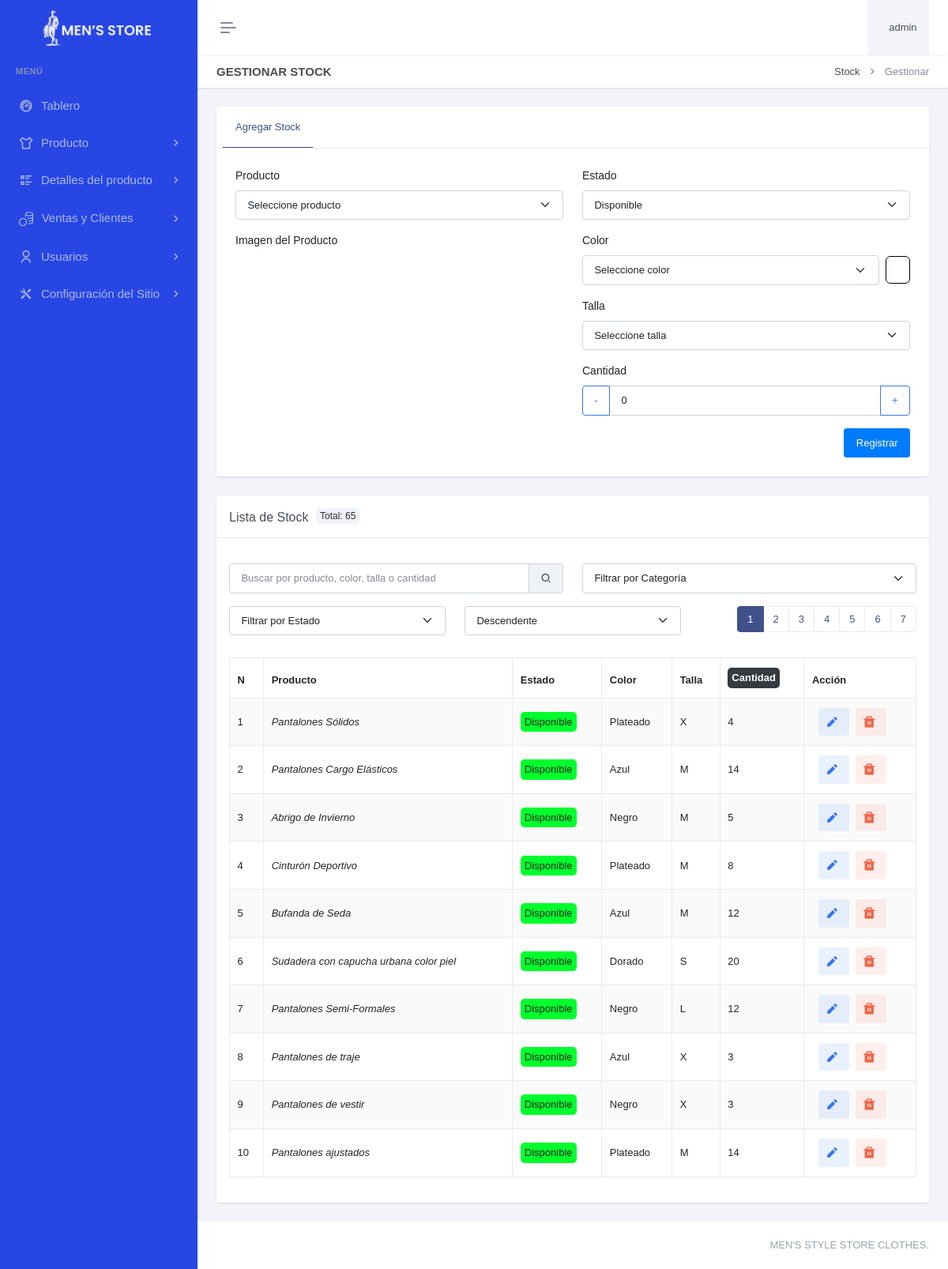
Screenshot of /paneladministrador/productos/stock/gestionar-stock.php (signed in) with the database file from the repository.
### tables this page shows
CREATE TABLE `stock` (
  `stoId` int(11) NOT NULL,
  `proId` int(11) DEFAULT NULL,
  `estId` int(11) DEFAULT NULL,
  `colId` int(11) DEFAULT NULL,
  `talId` int(11) DEFAULT NULL,
  `stoCantidad` int(11) DEFAULT NULL,
  `stoFechaRegis` datetime DEFAULT current_timestamp() ON UPDATE current_timestamp()
);

CREATE TABLE `producto` (
  `proId` int(11) NOT NULL,
  `catId` int(11) DEFAULT NULL,
  `marId` int(11) DEFAULT NULL,
  `proNombre` varchar(50) NOT NULL,
  `proDescripcion` varchar(150) DEFAULT NULL,
  `proImg` varchar(255) DEFAULT NULL,
  `proImg2` varchar(255) DEFAULT NULL,
  `proPrecio` decimal(8,2) DEFAULT NULL,
  `proFechaRegistro` datetime DEFAULT current_timestamp() ON UPDATE current_timestamp()
);

CREATE TABLE `color` (
  `colId` int(11) NOT NULL,
  `colNombre` varchar(50) NOT NULL,
  `colCodigoHex` varchar(30) DEFAULT NULL,
  `colFechaRegis` datetime DEFAULT current_timestamp()
);

CREATE TABLE `talla` (
  `talId` int(11) NOT NULL,
  `talNombre` varchar(30) DEFAULT NULL,
  `talFechaRegis` datetime DEFAULT current_timestamp()
);

### paneladministrador/productos/stock/gestionar-stock.php (the view, shortened to what the rows shown need)
<?php
include "../../header.php";
include "../../sidebar.php";
$registros_por_pagina = 10;
$pagina_actual = isset($_GET['pagina']) ? (int)$_GET['pagina'] : 1;
$offset = ($pagina_actual - 1) * $registros_por_pagina;
$search = isset($_GET['search']) ? $_GET['search'] : '';
$order_dir = isset($_GET['order_dir']) ? $_GET['order_dir'] : 'DESC';
$search_param = "%$search%";
?>
<div class="main-content">
    <div class="page-content">
        <div class="container-fluid">
            <div class="row">
                <div class="col-xxl-9">
                    <div class="card mt-4" id="example">
                        <div class="card-body">
                            <table class="table table-bordered dt-responsive nowrap table-striped align-middle" style="width:100%">
                                <thead>
                                    <tr>
                                    <th>N</th>
                                        <th>Producto</th>
                                        <th>Estado</th>
                                        <th>Color</th>
                                        <th>Talla</th>
                                        <th> <div class="badge-dark"> Cantidad</div></th>
                                        <th>Acción</th>
                                    </tr>
                                </thead>
                                <tbody>
                                <?php
                             $query = "SELECT s.stoId, p.proNombre, e.estDisponible, c.colNombre, t.talNombre, s.stoCantidad, p.proImg, p.proPrecio, cat.catNombre, m.marNombre,
                             CASE WHEN o.stoId IS NOT NULL THEN 'En oferta' ELSE e.estDisponible END AS estado
                             FROM stock AS s
                             INNER JOIN producto AS p ON s.proId = p.proId
                             INNER JOIN estado AS e ON s.estId = e.estId
                             INNER JOIN color AS c ON s.colId = c.colId
                             INNER JOIN talla AS t ON s.talId = t.talId
                             INNER JOIN categoria AS cat ON p.catId = cat.catId
                            INNER JOIN marca as m on p.marId= m.marId
                             LEFT JOIN oferta o ON s.stoId = o.stoId
                             WHERE (p.proNombre LIKE ? OR c.colNombre LIKE ? OR t.talNombre LIKE ? OR s.stoCantidad LIKE ?)";
                                    $params = [$search_param, $search_param, $search_param, $search_param];
                                    $query .= " ORDER BY s.stoId $order_dir LIMIT $registros_por_pagina OFFSET $offset";
                                    $stmt = $con->prepare($query);
                                    $stmt->bind_param(str_repeat('s', count($params)), ...$params);
                                    $stmt->execute();
                                    $result = $stmt->get_result();
                                    $numero_registro = $offset + 1;
                                    while ($row = mysqli_fetch_assoc($result)) {
                                        $estado = $row['estado'];
                                        $estadoClass = 'badge-secondary';
                                        if ($estado == 'Disponible') {
                                            $estadoClass = 'badge-success';
                                        } elseif ($estado == 'No disponible') {
                                            $estadoClass = 'badge-danger';
                                        } elseif ($estado == 'En oferta') {
                                            $estadoClass = 'badge-warning';
                                        }
                                        echo "<tr id='stock-{$row['stoId']}'>
                                   <td>{$numero_registro}</td>
                                <td data-img='{$row['proImg']}' data-marca='{$row['marNombre']}' data-price='{$row['proPrecio']}' data-category='{$row['catNombre']}'
                                class='product-name'>{$row['proNombre']}</td>
                                   <td><span class='{$estadoClass}'>{$estado}</span></td>
                                   <td>{$row['colNombre']}</td>
                                   <td>{$row['talNombre']}</td>
                                   <td>{$row['stoCantidad']}</td>
                                   <td>
                                      <a href='editarstock.php?id={$row['stoId']}' class='btn btn-soft-secondary btn-sm ms-2 me-1' aria-label='Editar' title='Editar'>
                                          <i class='ri-pencil-fill align-bottom me-1' style='font-size: 1.5em;'></i>
                                      </a>
                                      <a href='javascript:void(0);' class='btn btn-soft-danger btn-sm' onclick='confirmDeleteStock({$row['stoId']})' aria-label='Eliminar' title='Eliminar'>
                                          <i class='ri-delete-bin-fill align-bottom me-1' style='font-size: 1.5em;'></i>
                                      </a>
                                   </td>
                              </tr>";
                                            $numero_registro++;
                                    }
                                    ?>
                                </tbody>
                            </table>
                        </div>
                    </div>
                </div>
            </div>
        </div>
    </div>
</div>
<?php include "../../footer.php";?>

### rows the page displays
stock: proId.proNombre "Pantalones Sólidos", estado "Disponible", colId.colNombre "Plateado", talId.talNombre "X", stoCantidad "4"
stock: proId.proNombre "Pantalones Cargo Elásticos", estado "Disponible", colId.colNombre "Azul", talId.talNombre "M", stoCantidad "14"
stock: proId.proNombre "Abrigo de Invierno", estado "Disponible", colId.colNombre "Negro", talId.talNombre "M", stoCantidad "5"
stock: proId.proNombre "Cinturón Deportivo", estado "Disponible", colId.colNombre "Plateado", talId.talNombre "M", stoCantidad "8"
stock: proId.proNombre "Bufanda de Seda", estado "Disponible", colId.colNombre "Azul", talId.talNombre "M", stoCantidad "12"
stock: proId.proNombre "Sudadera con capucha urbana color piel", estado "Disponible", colId.colNombre "Dorado", talId.talNombre "S", stoCantidad "20"
stock: proId.proNombre "Pantalones Semi-Formales", estado "Disponible", colId.colNombre "Negro", talId.talNombre "L", stoCantidad "12"
stock: proId.proNombre "Pantalones de traje", estado "Disponible", colId.colNombre "Azul", talId.talNombre "X", stoCantidad "3"
stock: proId.proNombre "Pantalones de vestir", estado "Disponible", colId.colNombre "Negro", talId.talNombre "X", stoCantidad "3"
stock: proId.proNombre "Pantalones ajustados", estado "Disponible", colId.colNombre "Plateado", talId.talNombre "M", stoCantidad "14"

### other values shown
$username "admin"
$total_registros "65"
form field estId "Disponible"
